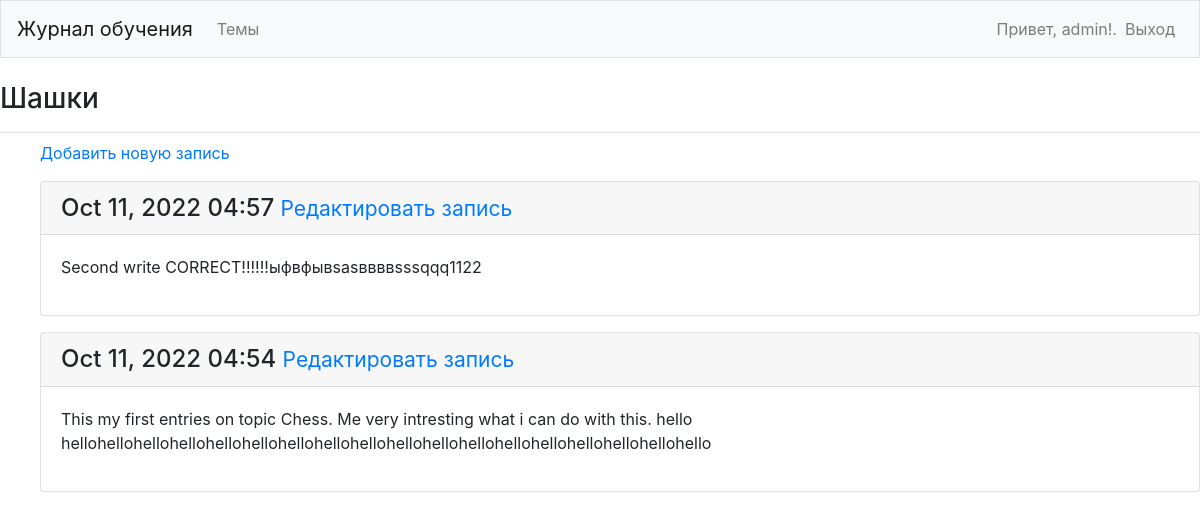
/topics/1/ (signed in), run on an earlier commit of the app's database.
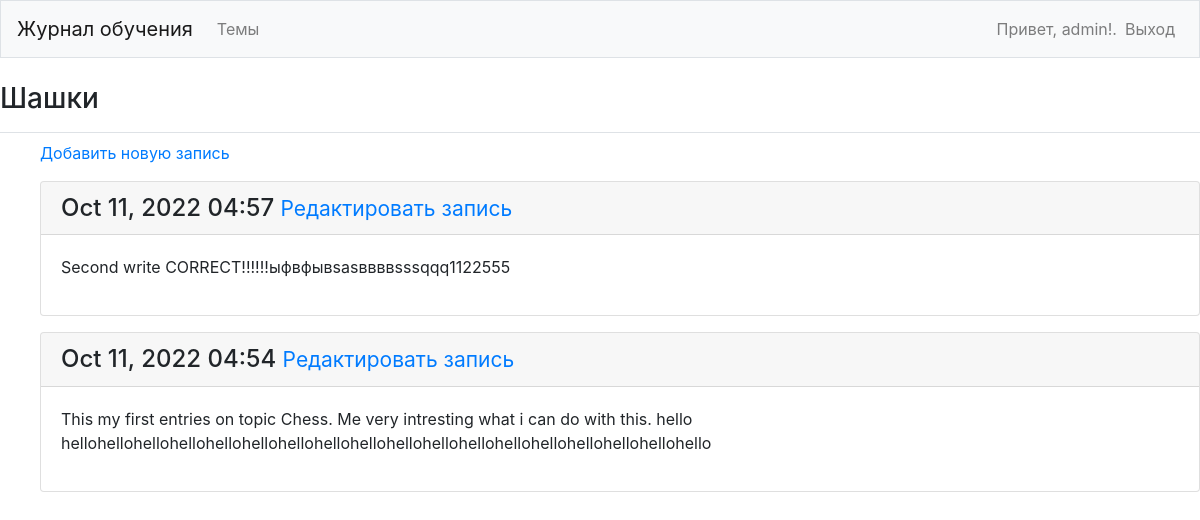
And on a later commit of the database.
### learning_logs/models.py (models this page shows, shortened)
class Topic(models.Model):
    objects = None
    text = models.CharField(max_length=200)
    date_added = models.DateTimeField(auto_now_add=True)
    owner = models.ForeignKey(User, on_delete=models.CASCADE)
    def __str__(self):
        return self.text

class Entry(models.Model):
    topic = models.ForeignKey(Topic, on_delete=models.CASCADE)
    text = models.TextField()
    date_added = models.DateTimeField(auto_now_add=True)
    class Meta():
        verbose_name_plural = 'entries'

### learning_logs/views.py (the view)
# urls.py: path('topics/<int:topic_id>/', topic, name='Topic'),
@login_required
def topic(request, topic_id):
    topic = Topic.objects.get(id=topic_id)
    if topic.owner != request.user:
        raise Http404
    entries = topic.entry_set.order_by('-date_added')
    context = {'topic': topic, 'entries': entries}
    return render(request, 'learning_logs/topic.html', context)

### learning_logs/templates/learning_logs/topic.html
{% extends "learning_logs/base.html" %}
{% block page_header %}
 <h3>{{ topic }}</h3>
 {% endblock page_header %}
{% block contents %}
<ul>
<p><a href="{% url 'New_entry' topic.id%}"> Добавить новую запись </a> </p>
    {% for entry in entries %}
    <div class="card mb-3">
        <h4 class="card-header">
 {{ entry.date_added|date:'M d, Y H:i' }}
            <small><a href="{% url 'Edit_entry' entry.id%}">
 Редактировать запись</a></small>
            </h4>
        <div class="card-body">
 {{ entry.text|linebreaks }}
 </div>
 </div>
 {% empty %}
 <p>Записей по этой теме пока нет</p>
 {% endfor %}
{% endblock contents %}

### learning_logs/templates/learning_logs/base.html (shortened to what this page needs)
{% load bootstrap4 %}
<!DOCTYPE html>
<html lang="en">
<head>
    {% bootstrap_css %}
</head>
<body>
<nav class="navbar navbar-expand-md navbar-light bg-light mb-4 border">
    <a class="navbar-brand" href="{% url 'Home' %}">Журнал обучения</a>
    <div class="collapse navbar-collapse" id="navbarCollapse">
        <ul class="navbar-nav mr-auto">
            <li class="nav-item">
                <a class="nav-link" href="{% url 'Topics' %}">
 Темы</a></li>
 </ul>
<ul class="navbar-nav ml-auto">
    {% if user.is_authenticated %}
    <li class="nav-item">
        <span class="navbar-text"}">Привет, {{ user.username }}!.</span>
 </li>
    <li class="nav-item">
 <a class="nav-link" href="{% url 'users:logout' %}">Выход</a>
 </li>
 {% else %}
 <li class="nav-item">
 <a class="nav-link" href="{% url 'users:register' %}">Регистрация</a>
 </li>
 <li class="nav-item">
 <a class="nav-link" href="{% url 'users:login' %}">Вход</a></li>
 {% endif %}
    </ul>
        </div>
     </nav>
<main role="main" >
    <div class="pb-2 mb-2 border-bottom">
 {% block page_header %} {% endblock page_header %}
 </div>
 </main>
{% block contents %}
{% endblock contents %}
</body>
</html>

What changed in the data, as far as the page shows it:
changed Entry: text "Second write CORRECT!!!!!!ыфвфывsasввввsssqqq1122" → "Second write CORRECT!!!!!!ыфвфывsasввввsssqqq1122555"
